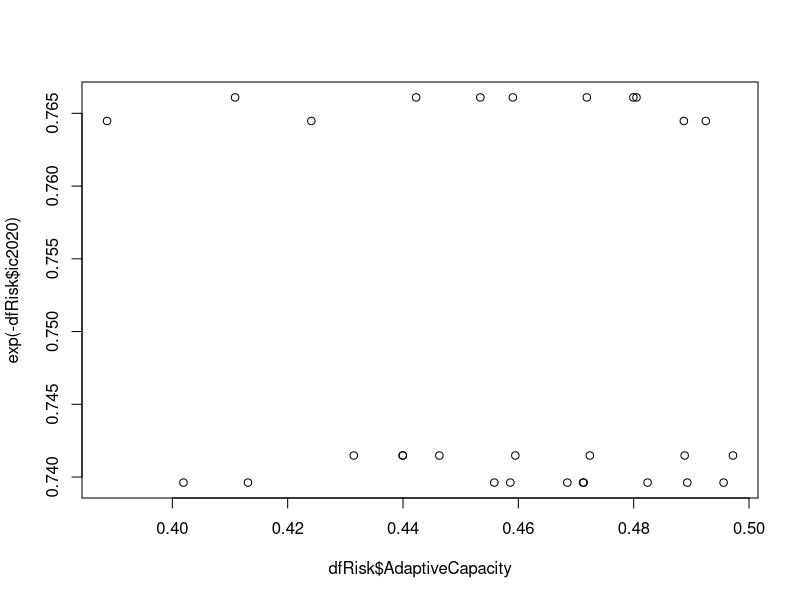
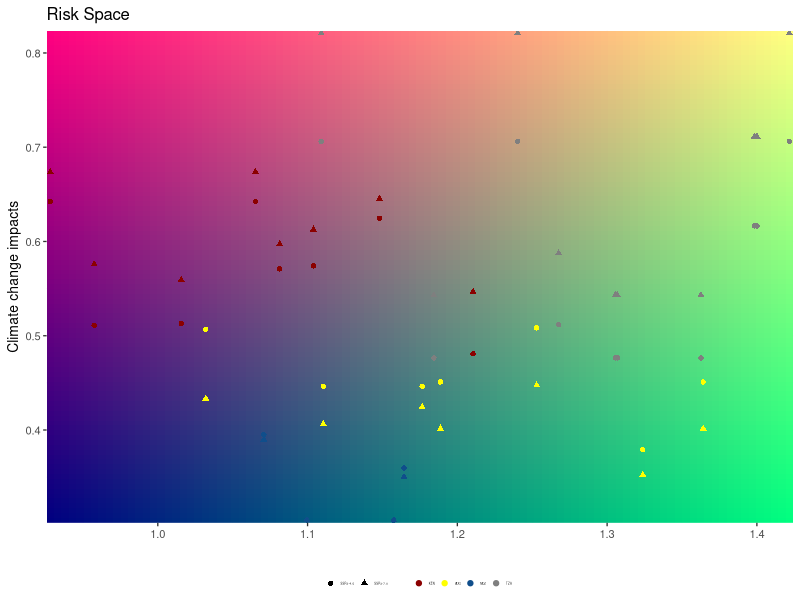
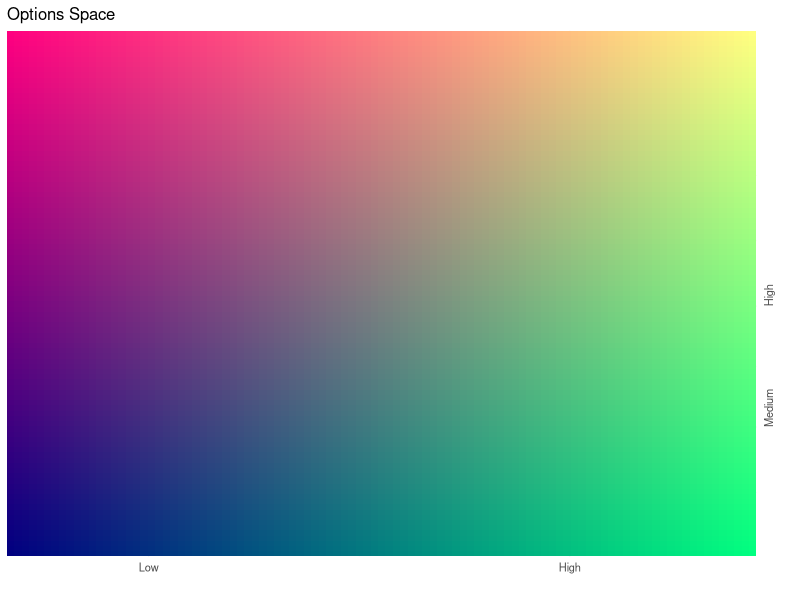
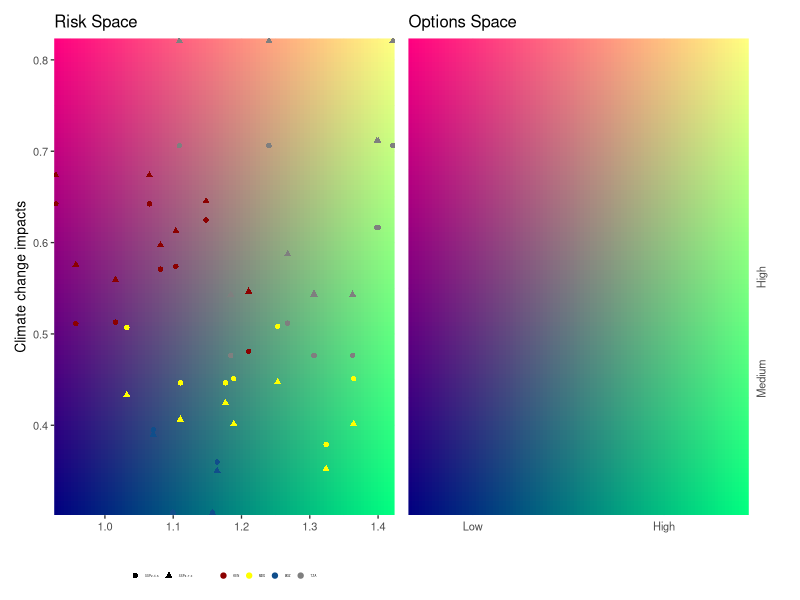
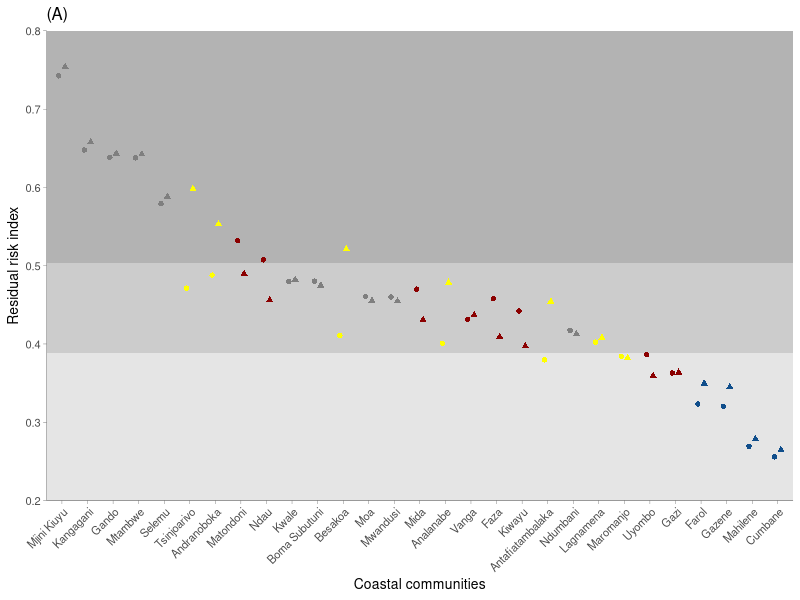
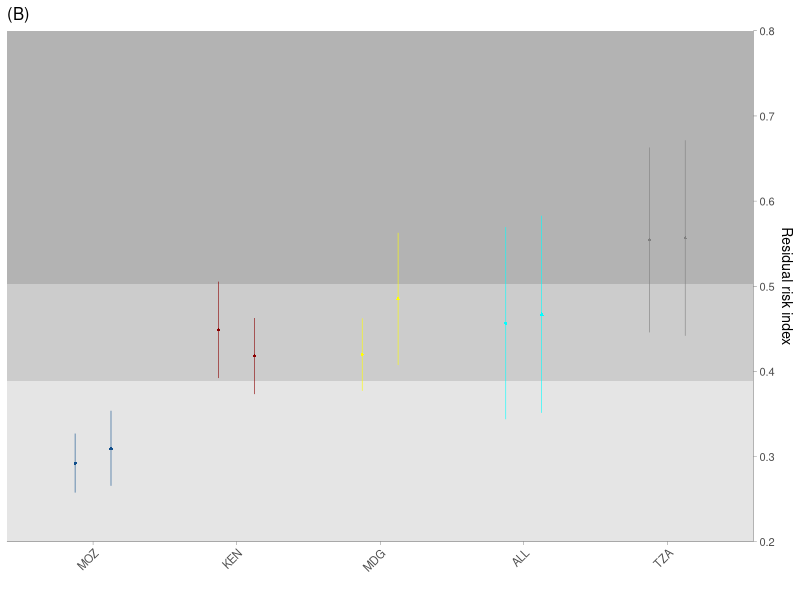
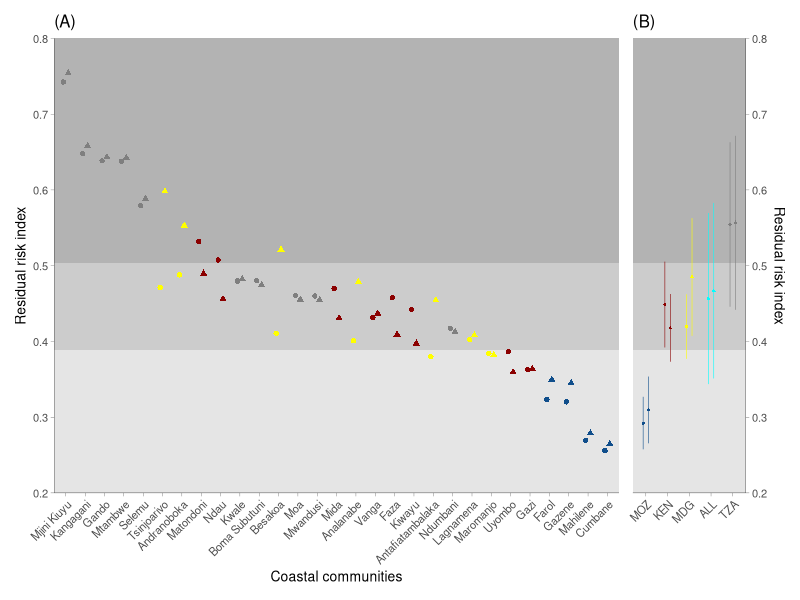
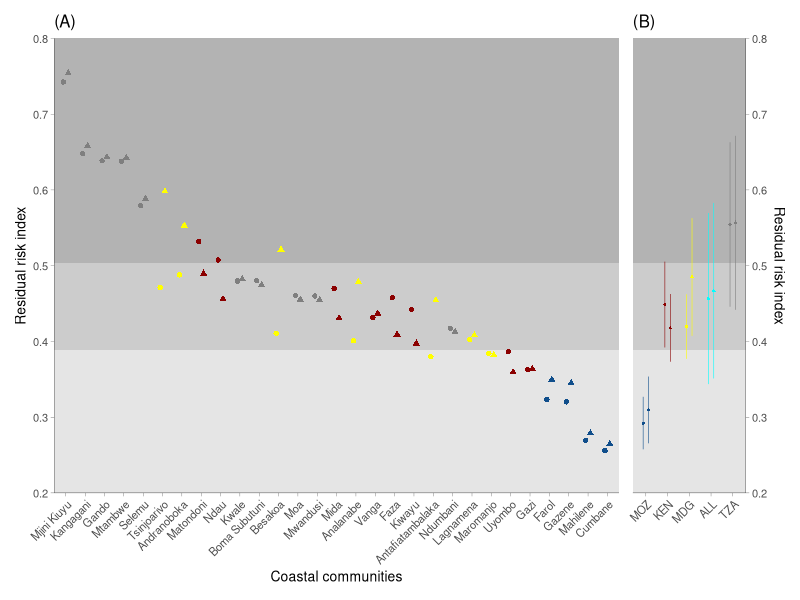

Reproduce these figures in R, in order. (Note: this script raises an error after producing the figures.)
library(tidyverse)
dfRisk <- read_csv("2_Data/spreadsheet/RiskDataFINAL.csv")
dfRisk <- dfRisk %>% mutate(ISO3 = Country,
                            ISO3 = ifelse(ISO3 == "Kenya", "KEN", ISO3),
                            ISO3 = ifelse(ISO3 == "Tanzania", "TZA", ISO3),
                            ISO3 = ifelse(ISO3 == "Madagascar", "MDG", ISO3),
                            ISO3 = ifelse(ISO3 == "Mozambique", "MOZ", ISO3))
I_Ctrl <- read_csv("2_Data/spreadsheet/ImpactControl.csv")
dfRisk <- merge(dfRisk, I_Ctrl, by.x = "ISO3")
plot(dfRisk$AdaptiveCapacity, exp(-dfRisk$ic2020))

df <- rbind(data.frame(sce = "SSP2-4.5", impact = dfRisk$imp.ssp245.2050, vulnerab = dfRisk$Sensitivity/dfRisk$AdaptiveCapacity, village = dfRisk$Villages, ISO3 = dfRisk$ISO3),
            data.frame(sce = "SSP3-7.0", impact = dfRisk$imp.ssp370.2050, vulnerab = dfRisk$Sensitivity/dfRisk$AdaptiveCapacity, village = dfRisk$Villages, ISO3 = dfRisk$ISO3))
yR <- range(df$impact);xR <- range(df$vulnerab)
lgd <- expand.grid(x = seq(xR[1],xR[2], diff(xR)/100), 
                   y = seq(yR[1],yR[2], diff(yR)/100)) %>% 
  mutate(x1 = scales::rescale(x),
         y1 = scales::rescale(y),
         mix = rgb(y1,x1,.5))
# Q1 <- summary(df$impact)[[2]] #first quartile
# Q3 <- summary(df$impact)[[5]] #third quartile
# MdV <- median(df$vulnerab)
(plt1 <- ggplot()+
    
    # geom_rect(aes(fill = "LL", xmin = -Inf, xmax = MdV, ymin = -Inf, ymax = Q1), show.legend = FALSE)+
    # geom_rect(aes(fill = "ML", xmin = -Inf, xmax = MdV, ymin = Q1, ymax = Q3), show.legend = FALSE)+
    # geom_rect(aes(fill = "HL", xmin = -Inf, xmax = MdV, ymin = Q3, ymax = Inf), show.legend = FALSE)+
    # geom_rect(aes(fill = "LH", xmin = MdV, xmax = Inf, ymin = -Inf, ymax = Q1), show.legend = FALSE)+
    # geom_rect(aes(fill = "MH", xmin = MdV, xmax = Inf, ymin = Q1, ymax = Q3), show.legend = FALSE)+
    # geom_rect(aes(fill = "HH", xmin = MdV, xmax = Inf, ymin = Q3, ymax = Inf), show.legend = FALSE)+
    # scale_fill_manual(values = c("LL"="#595757","ML"="#806587","HL"="#A874B8",
    #                             "LH"="#468C38","MH"="#8CA289","HH"="#D3B9DB")) +
    geom_raster(data = lgd, aes(x = x, y = y, fill = mix))+
    scale_fill_identity()+
    geom_point(data = df, aes(x = vulnerab, y = impact, colour = ISO3, shape=sce), size = 1.5) +
    labs(y = "Climate change impacts", x = "", title = "Risk Space")+
    scale_colour_manual(name="", values = c("KEN"="darkred","MDG"="yellow","MOZ"="dodgerblue4","TZA"="grey50"))+
    theme_bw(base_size = 10)+
    scale_x_continuous(expand = c(0,0))+scale_y_continuous(expand = c(0,0))+
    #geom_vline(xintercept = median(df$vulnerab, na.rm = TRUE), linetype = 2, linewidth = .5, colour = "grey80")+
    theme(legend.position = "bottom",
          legend.title = element_blank(),
          legend.background = element_rect(fill = NA),
          legend.key.size = unit(1, 'cm'),
          legend.text = element_text(size = 2),
          legend.key.height = unit(.1, 'cm'),
          legend.key.width = unit(.1, 'cm'), 
          
          panel.border = element_blank()))

(plt2 <- ggplot()+
    # geom_rect(aes(fill = "LL", xmin = -Inf, xmax = MdV, ymin = -Inf, ymax = Q1), show.legend = FALSE)+
    # geom_rect(aes(fill = "ML", xmin = -Inf, xmax = MdV, ymin = Q1, ymax = Q3), show.legend = FALSE)+
    # geom_rect(aes(fill = "HL", xmin = -Inf, xmax = MdV, ymin = Q3, ymax = Inf), show.legend = FALSE)+
    # geom_rect(aes(fill = "LH", xmin = MdV, xmax = Inf, ymin = -Inf, ymax = Q1), show.legend = FALSE)+
    # geom_rect(aes(fill = "MH", xmin = MdV, xmax = Inf, ymin = Q1, ymax = Q3), show.legend = FALSE)+
    # geom_rect(aes(fill = "HH", xmin = MdV, xmax = Inf, ymin = Q3, ymax = Inf), show.legend = FALSE)+
    # scale_fill_manual(values = c("LL"="#595757","ML"="#806587","HL"="#A874B8","LH"="#468C38","MH"="#8CA289","HH"="#D3B9DB")) +
    geom_raster(data = lgd, aes(x = x, y = y, fill = mix))+
    scale_fill_identity()+
    
    geom_point(data = df, aes(x = vulnerab, y = impact), alpha = 0) +
    labs(y = "", x = "", title = "Options Space")+
    scale_y_continuous(breaks = c(.3, .43, .55), labels = c("Low", "Medium", "High") , position = "right", expand = c(0,0))+
    scale_x_continuous(breaks = c(1.02, 1.3), labels = c("Low","High"), expand = c(0,0))+
    theme_bw(base_size = 10)+
    theme(axis.text.y = element_text(angle = 90),
          axis.ticks = element_blank(), 
          panel.border = element_blank()))

library(patchwork)
plt1+plt2+plot_layout(ncol = 2)
#ggsave("outputs/xx1.png", width = 5.5, height = 4, dpi = 1200)

dfRisk<- dfRisk %>% mutate(rr.ssp585 = ((imp.ssp585.2050*Sensitivity)/AdaptiveCapacity)*exp(-ic2020),
                           rr.ssp245 = ((imp.ssp245.2050*Sensitivity)/AdaptiveCapacity)*exp(-ic2020))
df <- rbind(data.frame(sce = "SSP2-4.5", risk = (dfRisk$rr.ssp245), village = dfRisk$Villages, ISO3 = dfRisk$ISO3),
            data.frame(sce = "SSP3-7.0", risk = (dfRisk$rr.ssp585), village = dfRisk$Villages, ISO3 = dfRisk$ISO3))
Q1 <- summary(df$risk)[[2]] #first quartile
Q3 <- summary(df$risk)[[5]] #third quartile
(plt2 <- ggplot(data = df)+
    geom_rect(fill = "grey90", xmin = -Inf, xmax = Inf, ymin = -Inf, ymax = Q1)+
    geom_rect(fill = "grey80", xmin = -Inf, xmax = Inf, ymin = Q1, ymax = Q3)+
    geom_rect(fill = "grey70", xmin = -Inf, xmax = Inf, ymin = Q3, ymax = Inf)+
    #geom_col(aes(reorder(Villages, risk.ssp370.2050), risk.ssp370.2050), width = .2, fill = "grey90")+
    geom_point(aes(x=reorder(village,-risk), y=risk, colour = ISO3, shape = sce), size = 1.5, position = position_dodge2(width =.5))+
    #geom_text(aes(x=reorder(village,risk), y=risk, label = round(risk,2)), size = 2, colour = "black", fontface = "bold",position = position_dodge(width =.5))+
    labs(x = "Coastal communities", y = "Residual risk index", title = "(A)")+
    scale_y_continuous(expand = c(0,0), limits = c(.2,.8), breaks = seq(.2,.8, 0.1))+
    theme_classic(base_size = 10)+
    scale_colour_manual(name="", values = c("KEN"="darkred","MDG"="yellow","MOZ"="dodgerblue4","TZA"="grey50"))+
    scale_fill_manual(name="", values = c("KEN"="darkred","MDG"="yellow","MOZ"="dodgerblue4","TZA"="grey50"))+
    theme(legend.position = "", 
          legend.background = element_rect(fill = NA),
          axis.text.x = element_text(angle = 45, vjust = 1, hjust = 1),
          axis.line = element_line(linewidth = .1), 
          axis.ticks = element_line(linewidth = .1)))

df1 <- dfRisk %>% group_by(ISO3) %>% 
  summarise(mn.585 = mean(rr.ssp585),
            sd.585 = sd(rr.ssp585),
            mn.245 = mean(rr.ssp245),
            sd.245 = sd(rr.ssp245)) %>% ungroup()

df2 <- dfRisk %>% 
  summarise(mn.585 = mean(rr.ssp585),
            sd.585 = sd(rr.ssp585),
            mn.245 = mean(rr.ssp245),
            sd.245 = sd(rr.ssp245)) 
df2 <- cbind(ISO3 = "ALL", df2)
df <- rbind(df1, df2)

df <- rbind(data.frame(sce = "SSP2-4.5", MN = df$mn.245, LL = df$mn.245-df$sd.245, UL = df$mn.245+df$sd.245, ISO3 = df$ISO3),
            data.frame(sce = "SSP5-8.5", MN = df$mn.585, LL = df$mn.585-df$sd.585, UL = df$mn.585+df$sd.585, ISO3 = df$ISO3)) %>% group_by (ISO3) %>% mutate(sortMag = mean(MN))
(plt3 <- ggplot(data = df)+
    geom_rect(fill = "grey90", xmin = -Inf, xmax = Inf, ymin = -Inf, ymax = Q1)+
    geom_rect(fill = "grey80", xmin = -Inf, xmax = Inf, ymin = Q1, ymax = Q3)+
    geom_rect(fill = "grey70", xmin = -Inf, xmax = Inf, ymin = Q3, ymax = Inf)+
    geom_pointrange(aes(x = reorder(ISO3, sortMag), y = MN, ymin = LL, ymax = UL, colour=ISO3, shape = sce),
                    size=.1, linewidth = .2, position = position_dodge(width =.5))+
    scale_colour_manual(name="", values = c("KEN"="darkred","MDG"="yellow","MOZ"="dodgerblue4","TZA"="grey50", "ALL"="cyan"))+
    labs(y = "Residual risk index", x="", title = "(B)")+
    scale_y_continuous(expand = c(0,0), limits = c(.2,.8), breaks = seq(.2,.8, 0.1),position = "right")+
    theme_classic(base_size = 10)+
    theme(legend.position = "", 
          panel.background = element_rect(fill = "transparent", colour = NA),
          plot.background = element_rect(fill = "transparent"),
          axis.text.x = element_text(angle = 45, vjust = 1, hjust = 1), 
          panel.border = element_blank(), 
          axis.line = element_line(linewidth = .1), 
          axis.ticks = element_line(linewidth = .1)))
#plt1 + annotation_custom(ggplotGrob(plt2), xmin = 1, xmax = 14, ymin = .5, ymax = .79)
plt2+plt3+plot_layout(ncol = 2, widths = c(5,1))
ggsave("3_RiskNew.png", dpi = 1200, height = 4, width = 8)


dfRisk %>% ggplot() + geom_point(aes(x = (TEV/1e6), y = rr.ssp370))
dfRisk %>% ggplot() + geom_point(aes(x = (TEV/1e6), y = imp.ssp370.2050))
